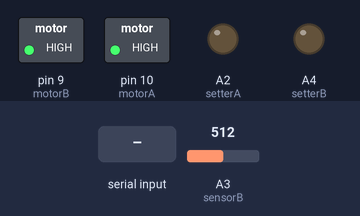
A sketch run on a simulated Arduino Uno, built with avr-gcc and run on an emulated ATmega328P. Parts: switched loads named in the sketch (green lamp = pin HIGH), output pins drawn as LEDs (lit = HIGH). The inputs (shaded band) are chosen by the test bench; at power-on: A3 (sensorB) = 512.

Above: at 1.2 s.
1.3 s: "lock" received over Serial
At 3.5 s:
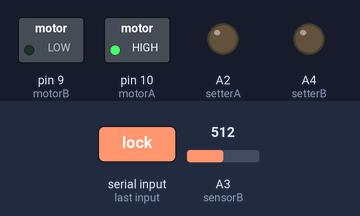
3.8 s: A3 (sensorB) set to 0
At 5.0 s:
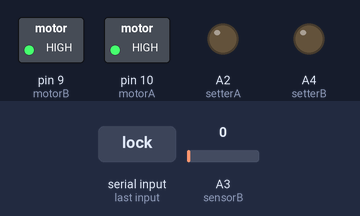
5.3 s: "unlock" received over Serial
At 6.6 s:
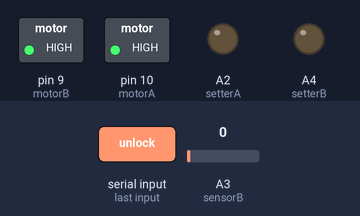
Timing chart, 0 to 8.3 s (numbered marks = the images above; inputs shaded):
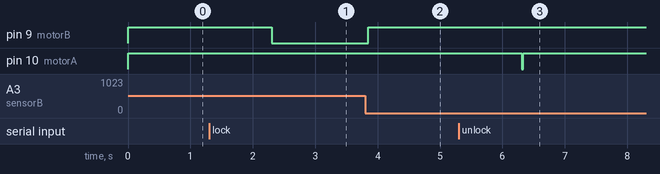

The sketch:

sk.ino
```cpp
// (licence header left out)
#define motorA  10
#define motorB  9
#define sensorA A1
#define sensorB A3
#define setterA A2
#define setterB A4

#include <EEPROM.h>

static String data = "";
static bool locked;

enum Direction{
  right,
  left
};

void setup() {
  pinMode(motorA, OUTPUT);
  pinMode(motorB, OUTPUT);
  pinMode(sensorA, INPUT);
  pinMode(sensorB, INPUT);
  pinMode(setterA, OUTPUT);
  pinMode(setterB, OUTPUT);

  digitalWrite(motorA, HIGH);
  digitalWrite(motorB, HIGH);
  analogWrite(setterA, 0);
  analogWrite(setterB, 0);

  Serial.begin(9600);
  //locked = EEPROM.read(0) == 1 ? true : false;
}

void turn(Direction dir){
  switch (dir){
    case right:
      digitalWrite(motorB, LOW);
      digitalWrite(motorA, HIGH);
      break;
    case left:
      digitalWrite(motorA, LOW);
      digitalWrite(motorB, HIGH);
      break;
  }
}

void freeze(){
  digitalWrite(motorB, HIGH);
  digitalWrite(motorA, HIGH);
}

void lock(){
  turn(right);
  uint32_t stamp = millis();
  while(millis() < stamp + 7000){
    if(analogRead(sensorB) == 0){
      delay(50);
      if(analogRead(sensorB) == 0){
        break;
      }
    }
  }
  freeze();

  //EEPROM.write(0,1);
  //locked = true;
}

void unlock(){
  int x = 0;
  uint32_t stamp = millis();
  turn(left);
  while(millis() < stamp + 6000){
    delay(30);
    x = analogRead(sensorA);
    if(x > 100){
      break;
    }
  }
  freeze();

  //EEPROM.write(0,0);
  //locked = false;
}

void loop(){

  if (Serial.available() > 0){
    data = Serial.readString();
    if(data == "lock" || data == "1"){
        lock();
    }
    else if(data == "unlock" || data == "0"){
        unlock();
    }
    else if(data == "dump" || data == "2"){
        Serial.println(locked);
    }

    delay(100);
  }
}
```

Measured:
- after the input at 1.3 s, pin 9 (motorB): HIGH → LOW after 1.0 s
- after the input at 3.8 s, pin 9 (motorB): LOW → HIGH after 0.05 s
- after the input at 5.3 s, pin 10 (motorA): HIGH → LOW after 1.0 s, → HIGH 0.03 s later
